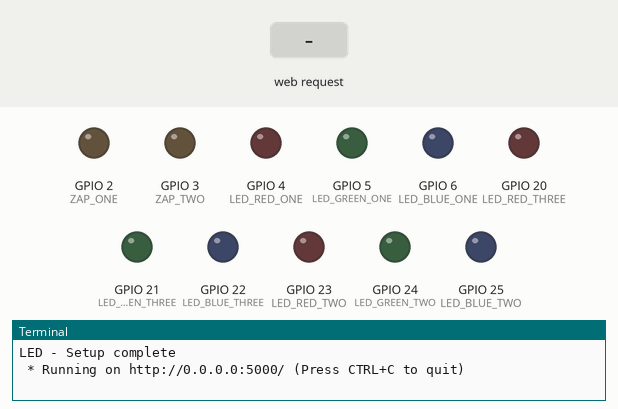
A program run on a simulated Raspberry Pi (BCM pin numbers). Parts: output pins drawn as LEDs (lit = HIGH), the last lines printed to the terminal. The inputs (shaded band) are chosen by the test bench. The clock reads 2024-03-15 10:24:30 at power-on unless the program sets it.

Above: at 1.2 s.
1.3 s: HTTP request for /mild received
At 2.6 s:
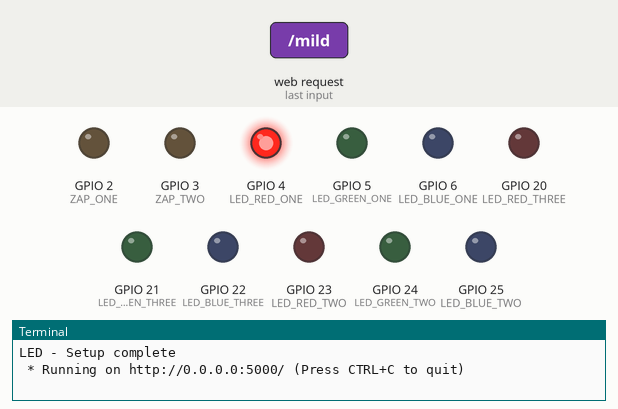
4.3 s: HTTP request for /zap received
At 4.9 s:
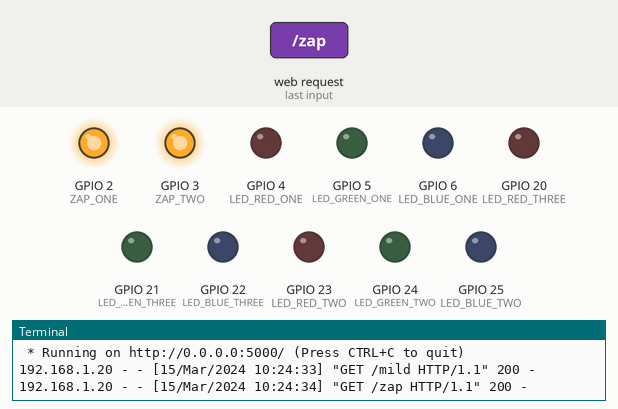
5.8 s: HTTP request for /red received
At 6.1 s:
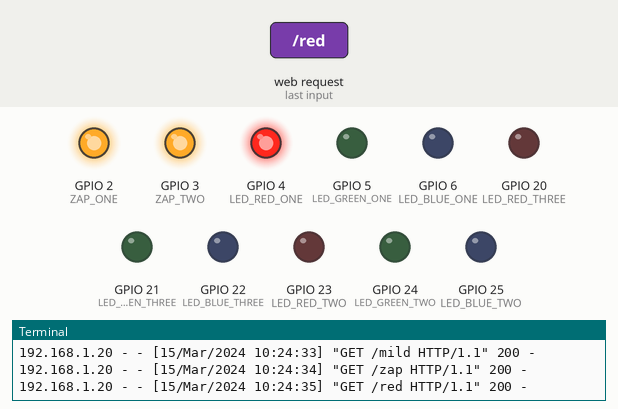
7.3 s: HTTP request for /green received
At 8.4 s:
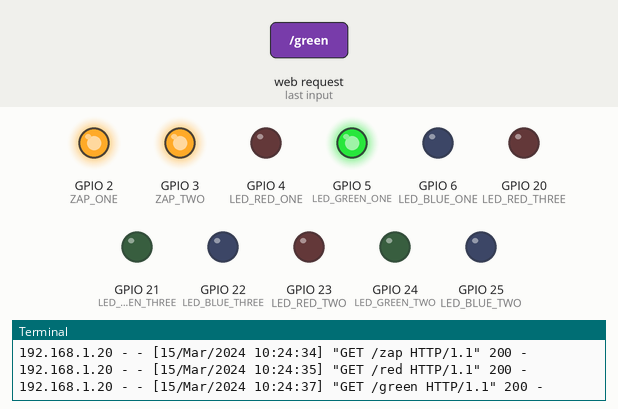
8.8 s: HTTP request for /blue received
At 9.5 s:
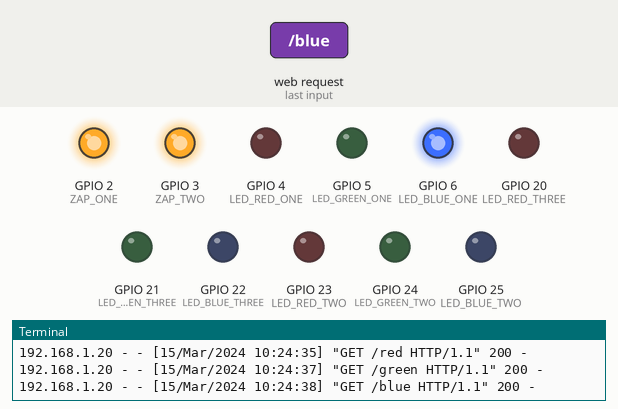
10.3 s: HTTP request for / received
At 10.7 s:
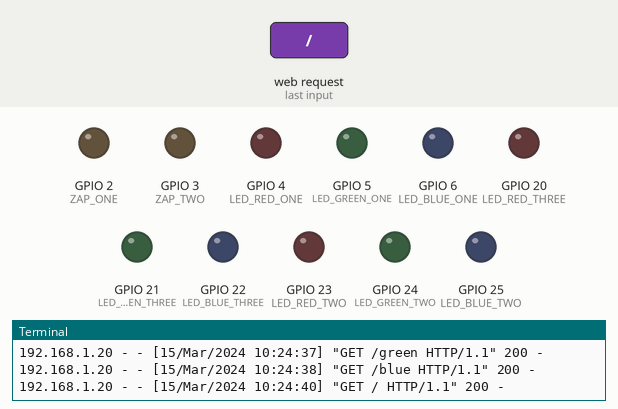
Timing chart, 0 to 12.8 s (numbered marks = the images above; inputs shaded):
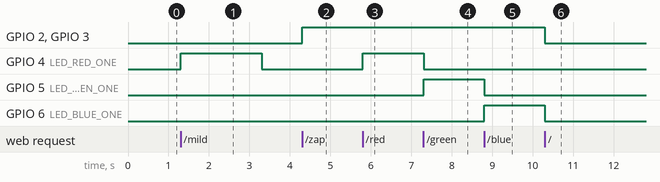

Measured:
- after the input at 1.3 s, GPIO 4 (LED_RED_ONE): LOW → HIGH at once, → LOW 2.0 s later
- after the input at 4.3 s, GPIO 2 (ZAP_ONE), GPIO 3 (ZAP_TWO): LOW → HIGH at once
- after the input at 5.8 s, GPIO 4 (LED_RED_ONE): LOW → HIGH at once
- after the input at 7.3 s, GPIO 4 (LED_RED_ONE): HIGH → LOW at once; GPIO 5 (LED_GREEN_ONE): LOW → HIGH at once
- after the input at 8.8 s, GPIO 5 (LED_GREEN_ONE): HIGH → LOW at once; GPIO 6 (LED_BLUE_ONE): LOW → HIGH at once
- after the input at 10.3 s, GPIO 2 (ZAP_ONE), GPIO 3 (ZAP_TWO), GPIO 6 (LED_BLUE_ONE): HIGH → LOW at once

The program:

app.py
```python
from flask import Flask

import RPi.GPIO as GPIO
import time

GPIO.setmode(GPIO.BCM)

LED_RED_ONE = 4
LED_GREEN_ONE = 5
LED_BLUE_ONE = 6

LED_RED_TWO = 23
LED_GREEN_TWO = 24
LED_BLUE_TWO = 25

LED_RED_THREE = 20
LED_GREEN_THREE = 21
LED_BLUE_THREE = 22

ZAP_ONE = 2
ZAP_TWO = 3

print("LED - Setup complete")

app = Flask(__name__)

def reset():
    GPIO.setup(LED_RED_ONE, GPIO.OUT, initial= GPIO.LOW)
    GPIO.setup(LED_GREEN_ONE, GPIO.OUT, initial= GPIO.LOW)
    GPIO.setup(LED_BLUE_ONE, GPIO.OUT, initial= GPIO.LOW)

    GPIO.setup(LED_RED_TWO, GPIO.OUT, initial= GPIO.LOW)
    GPIO.setup(LED_GREEN_TWO, GPIO.OUT, initial= GPIO.LOW)
    GPIO.setup(LED_BLUE_TWO, GPIO.OUT, initial= GPIO.LOW)

    GPIO.setup(LED_RED_THREE, GPIO.OUT, initial= GPIO.LOW)
    GPIO.setup(LED_GREEN_THREE, GPIO.OUT, initial= GPIO.LOW)
    GPIO.setup(LED_BLUE_THREE, GPIO.OUT, initial= GPIO.LOW)

    GPIO.setup(ZAP_ONE, GPIO.OUT, initial= GPIO.LOW)
    GPIO.setup(ZAP_TWO, GPIO.OUT, initial= GPIO.LOW)

@app.route('/')
def index():
    reset()
    return "Hello World"

@app.route('/zap')
def zap():
    GPIO.output(ZAP_ONE, GPIO.HIGH)
    GPIO.output(ZAP_TWO, GPIO.HIGH)

    return "Zap complete"

@app.route('/start')
def start():
    GPIO.output(LED_GREEN_ONE, GPIO.HIGH)
    time.sleep(2)

    GPIO.output(LED_GREEN_TWO, GPIO.HIGH)
    time.sleep(2)

    GPIO.output(LED_GREEN_THREE, GPIO.HIGH)
    time.sleep(2)

    return "start-complete"

@app.route('/mild')
def mild():
    reset()

    GPIO.output(LED_RED_ONE, GPIO.HIGH)
    time.sleep(2)

    reset()

    return "mild-shock-complete"

@app.route('/medium')
def medium():
    reset()

    GPIO.output(LED_RED_ONE, GPIO.HIGH)
    time.sleep(2)

    GPIO.output(LED_RED_TWO, GPIO.HIGH)
    time.sleep(2)

    reset()

    return "medium-shock-complete"

@app.route('/harsh')
def harsh():
    reset()

    GPIO.output(LED_RED_ONE, GPIO.HIGH)
    time.sleep(2)

    GPIO.output(LED_RED_TWO, GPIO.HIGH)
    time.sleep(2)

    GPIO.output(LED_RED_THREE, GPIO.HIGH)
    time.sleep(2)

    reset()

    return "harsh-shock-complete"

@app.route('/red')
def red():
    GPIO.output(LED_RED_ONE, GPIO.HIGH)
    GPIO.output(LED_GREEN_ONE, GPIO.LOW)
    GPIO.output(LED_BLUE_ONE, GPIO.LOW)
    return "RED ON"

@app.route('/green')
def green():
    GPIO.output(LED_RED_ONE, GPIO.LOW)
    GPIO.output(LED_BLUE_ONE, GPIO.LOW)
    GPIO.output(LED_GREEN_ONE, GPIO.HIGH)
    return "GREEN ON"

@app.route('/blue')
def blue():
    GPIO.output(LED_GREEN_ONE, GPIO.LOW)
    GPIO.output(LED_RED_ONE, GPIO.LOW)
    GPIO.output(LED_BLUE_ONE, GPIO.HIGH)
    return "BLUE ON"

if __name__ == '__main__':
    app.run(debug=True, host='0.0.0.0')
```
